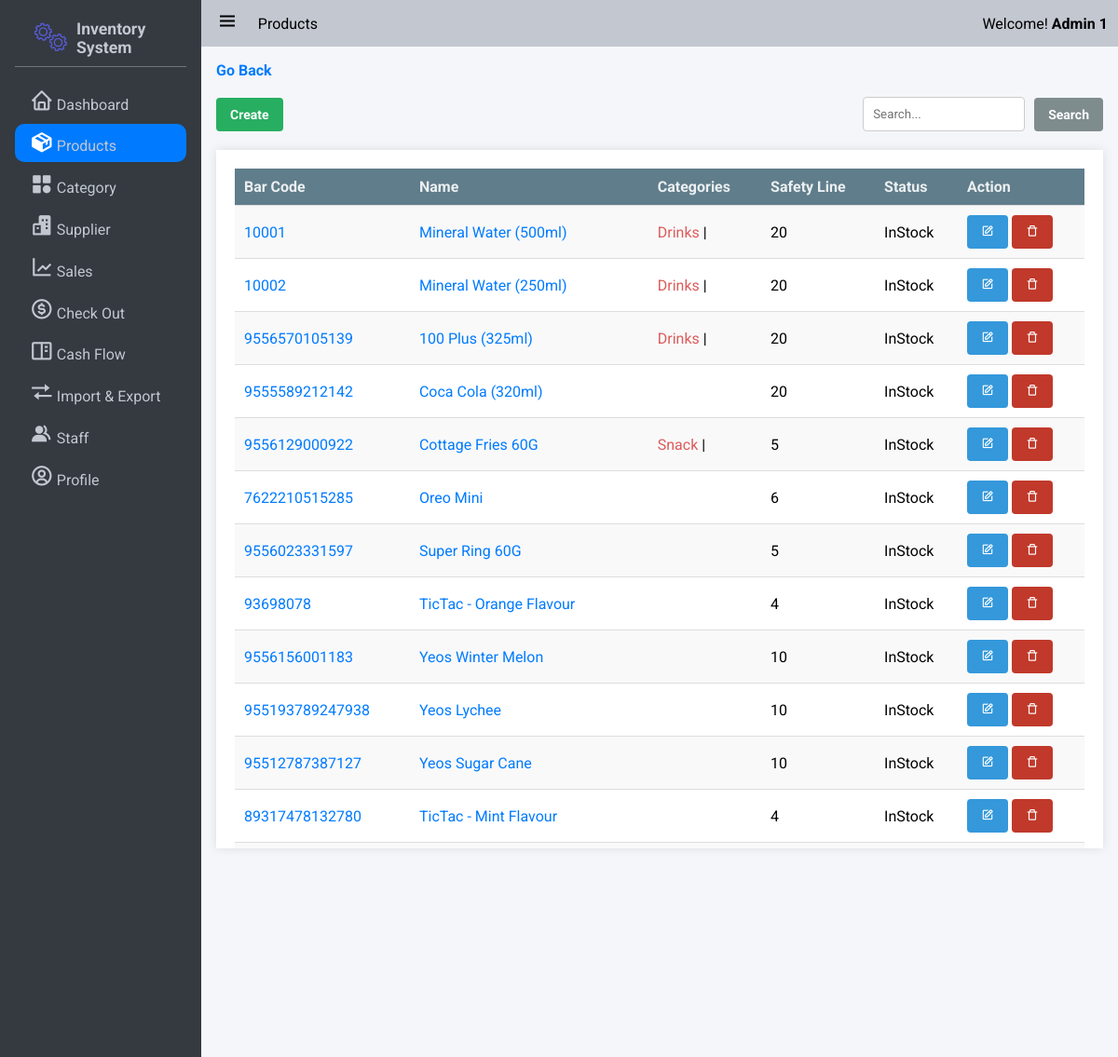
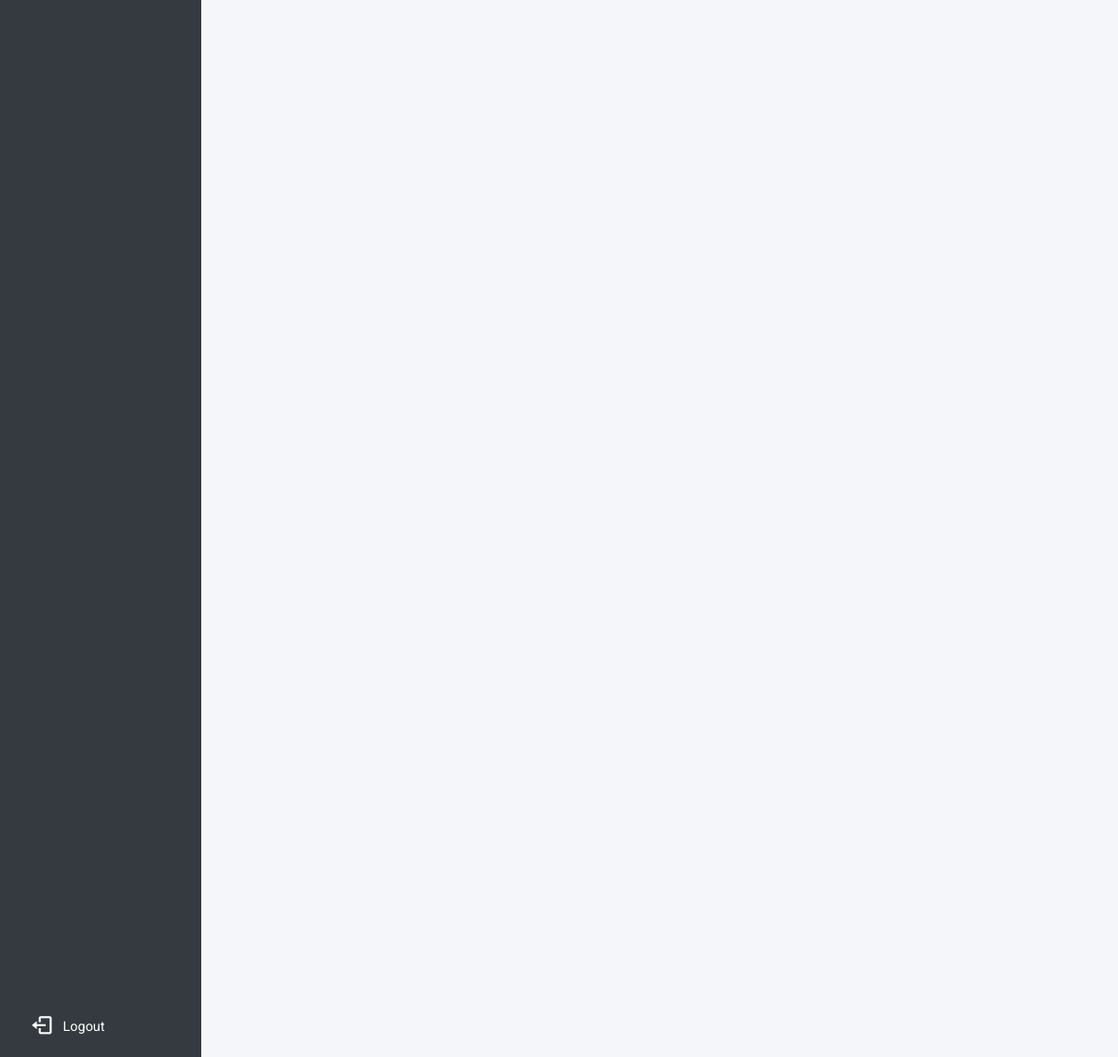
/products/ (signed in), run on the app's committed database (2 pictures, top to bottom).
### app/models/user.py (models this page shows, shortened)
class Role(db.Model):
    __tablename__ = 'roles'
    id = db.Column(db.Integer(), primary_key=True)
    name = db.Column(db.String(50), unique=True)

class User(UserMixin,db.Model):
    __tablename__ = 'users'
    id = db.Column(db.Integer, primary_key=True)
    StaffID = db.Column(db.String,unique = True)
    First_Name = db.Column(db.String(100, collation='NOCASE'), nullable=False, server_default='')
    Last_Name = db.Column(db.String(100, collation='NOCASE'), nullable=False, server_default='')
    Email = db.Column(db.String(50), unique=True, nullable=False)
    Password = db.Column(db.String(80), nullable=False)
    pins = db.Column(db.Integer)
    roles = db.relationship('Role', secondary='user_roles')
    active = db.Column('is_active', db.Boolean(), nullable=False, server_default='1')
    Email_Confirmed_At = db.Column(db.DateTime())
    Last_Login = db.Column(db.DateTime())

### app/models/product.py (models this page shows, shortened)
class Product(db.Model):
    id = db.Column(db.Integer, nullable=False, primary_key=True)
    BarCode = db.Column(db.String,nullable=False)
    Name = db.Column(db.String, nullable=False)
    Safety_quantity = db.Column(db.Integer,nullable=False)
    Status = db.Column(db.String, nullable=False) # "NotAvailable","OutOfStock","InStock"
    Inventories = db.relationship('Inventory',backref='product',lazy=True)  # Improved loading
    Categories = db.relationship('Category',secondary=product_category, backref=db.backref('products', lazy=True), lazy='subquery')

### app/models/category.py (models this page shows, shortened)
class Category(db.Model):
    id = db.Column(db.Integer, nullable=False, primary_key=True)
    Name = db.Column(db.String, nullable=False)

### app/product/product_routers.py (the view)
@bp.route('/',methods=["GET"])
@login_required
def index():
    update_qty_on_expiry()
    page = request.args.get('page', 1, type=int)
    per_page = request.args.get('per_page', 10, type=int)
    query = request.args.get('query','')
    form = CreateProductForm()
    categories = Category.query.all()
    if query:
        products = Product.query.filter(
            db.or_(Product.BarCode.ilike(f'%{query}%'), Product.Name.ilike(f'%{query}%'))
        ).paginate(per_page=per_page, page=page, error_out=True)
    else:
        products = Product.query.all()
    categories = Category.query.all()
    return render_template('product/product.html', products=products,categories=categories,form=form)

### app/product/product_routers.py
class CreateProductForm(FlaskForm):
    name = StringField('Name', validators=[InputRequired()])
    barcode = StringField('BarCode', validators=[InputRequired()])
    safety_quantity_custom = BooleanField('Custom Set Line')
    safety_quantity = IntegerField('Safety Quantity', validators=[Optional()])
    status = SelectField('Status', choices=[('NotAvailable', 'Not Available'), ('OutOfStock', 'Out of Stock'), ('InStock', 'In Stock')], default='NotAvailable')
    categories = SelectMultipleField('Categories', choices=[], coerce=int)
    def __init__(self, *args, **kwargs):
        super(CreateProductForm, self).__init__(*args, **kwargs)
        self.categories.choices = [(category.id, category.Name) for category in Category.query.all()]

### app/__init__.py (called while the page is built, shortened)
def update_qty_on_expiry():
    inventories = Inventory.query.filter(Inventory.ExpiryDate <= date.today(),Inventory.Available_QTY>0).all()
    if not inventories:
        return

### app/auth.py (called while the page is built)
@login_manager.user_loader
def load_user(user_id):
    return User.query.get(int(user_id))

### app/templates/product/product.html (shortened to what this page needs)
{% extends 'base.html' %}
{% block nav_title %}
Products
{% endblock %}
{% block css_style %}
<link rel="stylesheet" href="{{url_for('static',filename='css/flex.css')}}">
<link rel="stylesheet" href="{{url_for('static',filename='css/grid.css')}}">
<link rel="stylesheet" href="{{url_for('static',filename='css/table.css')}}">
<link rel="stylesheet" href="{{url_for('static',filename='css/form.css')}}">
<link rel="stylesheet" href="{{url_for('static',filename='css/modal.css')}}">
<link rel="stylesheet" href="{{url_for('static',filename='css/button.css')}}">
{% endblock %}
{% block nav_inventory %}active{% endblock %}
{% block content %}
<a href="{{url_for('product.index')}}"><b>Go Back</b></a><br><br>
<div class="flex flex-between-center">
    <div class="">
        {% for role in current_user.roles if role.name == 'admin' %}
        <button class="button success" onclick="openModal()">Create</button>
        {% endfor %}
    </div>
    <div class="">
        <form action="{{url_for("product.search_product")}}" method="get" class="flex flex-start-center">
            <input type="text" id="" name="query" placeholder="Search..." style="margin: 0 10px 0 0;">
            <button class="button gray" type="submit">Search</button>
        </form>
    </div>
</div>
<div class="table-container " style="max-height:750px; overflow-y: scroll;">
    <table class="">
        <tr>
            <th>Bar Code</th>
            <th>Name</th>
            <th>Categories</th>
            <th>Safety Line </th>
            <th>Status </th>
            <th>Action</th>
        </tr>
        {% for product in products %}
        <tr>
            <td>
                <span><a href="{{url_for('product.get_product',id = product.id)}}">{{ product.BarCode}}</a></span>
            </td>
            <td>
                <span><a href="{{url_for('product.get_product',id = product.id)}}">{{ product.Name
                        }}</a></span>
            </td>
            <td>
                {{display_categories(product)}}
            </td>
            <td>
                <span>{{ product.Safety_quantity }}</span>
            </td>
            <td>
                <span>{{ product.Status }}</span>
            </td>
            <td>
                <button type="button" class="button info" id="edit" href="javascript:;"><i
                        class='bx bx-edit'></i></button>
                {% for role in current_user.roles if role.name == 'admin' %}
                <form method="GET" action="{{ url_for('product.delete_product', id=product.id) }}"
                    style="display: inline-block;">
                    <button id="delete" class="button error" type="submit"
                        onclick="return confirm('Are you sure you want to delete this item? Product will be deleted along with the inventories! ')"><i
                            class='bx bx-trash-alt'></i></button>
                </form>
                {% endfor %}
            </td>
        </tr>
        {% endfor %}
</table>
</div>
{% endblock %}
{% macro display_categories(product) %}
<span>
    {% for category in product.Categories %}
    <a href="{{url_for('product.products_by_category',category_name = category.Name)}}"
        style="text-decoration: none; color: #dd5b5b">
        {{ category.Name }}
    </a>
    |
    {% endfor %}
</span>
{% endmacro %}

### app/templates/base.html (shortened to what this page needs)
<!DOCTYPE html>
<html lang="en">
<head>
    <link rel="stylesheet" href="{{url_for('static',filename='css/button.css')}}">
    <link rel="stylesheet" href="{{url_for('static',filename='css/style.css')}}">
    <link rel="stylesheet" href="{{url_for('static',filename='css/responsive.css')}}">
    <link rel="stylesheet" href="{{url_for('static',filename='css/cards.css')}}">
    <link rel="stylesheet" href="{{url_for('static',filename='css/preloader.css')}}">
    <link href='https://unpkg.com/boxicons@2.1.4/css/boxicons.min.css' rel='stylesheet'>
    {% block css_style %}
    {% endblock %}
</head>
<body>
    <div class="wrapper">
        <aside class="opened" id="aside">
            <div class="sidebar">
                <div class="brand-items">
                    <div class="brand-logo">
                        <img src="{{url_for('static',filename='/img/gear-loader.gif')}}" alt="" class="brand-img">
                        <h3>Inventory System</h3>
                    </div>
                </div>
                <div class="menu-bar">
                    <div class="menu">
                        <ul class="menu-links">
                            <li class="menu-link {% block nav_dashboard %}{% endblock %}"><i class='nav-icon bx bx-home'></i><a href="{{ url_for('dashboard') }}">Dashboard</a></li>
                            <li class="menu-link {% block nav_inventory %}{% endblock %}"><i class='nav-icon bx bxs-package'></i><a href="{{ url_for('product.index') }}">Products</a></li>
                            <li class="menu-link {% block nav_category %}{% endblock %}"><i class='nav-icon bx bxs-category' ></i><a href="{{ url_for('category.index') }}">Category</a></li>
                            <li class="menu-link {% block nav_supplier %}{% endblock %}"><i class='nav-icon bx bxs-buildings' ></i><a href="{{ url_for('supplier.index') }}">Supplier</a></li>
                            <li class="menu-link {% block nav_report %}{% endblock %}"><i class='nav-icon bx bx-line-chart' ></i><a href="{{ url_for('sale.sales_index') }}">Sales</a></li>
                            <li class="menu-link {% block nav_checkout %}{% endblock %}"><i class='nav-icon bx bx-dollar-circle' ></i><a href="{{ url_for('sale.show_checkout_page') }}">Check Out</a></li>
                            <li class="menu-link {% block nav_cashflow %}{% endblock %}"><i class='nav-icon bx bx-book-content'></i><a href="{{url_for('cashflow.index')}}">Cash Flow</a></li>
                            <li class="menu-link {% block nav_ImExport %}{% endblock %}"><i class='nav-icon bx bx-transfer'></i><a href="{{url_for('main.imexport_overview')}}">Import & Export</a></li>
                            {% for role in current_user.roles if role.name == 'admin' %}
                                <li class="menu-link {% block nav_staff %}{% endblock %}"><i class='nav-icon bx bxs-group' ></i><a href="{{ url_for('user.index') }}">Staff</a></li>
                            {% endfor %}
                            <li class="menu-link {% block nav_profile %}{% endblock %}"><i class='nav-icon bx bx-user-circle'></i><a href="{{url_for('user.get_staff',id=current_user.id)}}">Profile</a></li>
                        </ul>
                    </div>
                    <div class="bottom-content logout">
                        <div class="flex" style="color: #fff !important;">
                            <i class='bx bx-log-out'></i><a style="color: #fff !important;" href="{{url_for('auth.logout')}}" onclick="return confirm('Log out immediately?')">Logout</a>
                        </div>
                    </div>
                </div>
            </div>
        </aside>
       <div class="main">
            <header class="main-header">
                <div class="left-nav">
                    <div class="menu-burger">
                        <i class='bx bx-menu '></i>
                    </div>
                    <p>{% block nav_title %}{% endblock %}</p>
                </div>
                <div class="right-nav flex flex-center-center">
                    <span>Welcome! <b>{{current_user.Last_Name + ' ' + current_user.First_Name}}</b></span>
                </div>
            </header>
            <div class="main-container">
                    {% block content %} {% endblock %}
            </div>
        </div>
    </div>
    </body>
    </html>

### app/static/css/button.css (style rules this page uses)
:root { --primary-color: #3498db; --secondary-color: #2ecc71; --accent-color: #e74c3c; --background-color: #ecf0f1; --link-color: #2980b9; --border-color: #bdc3c7; --success-color: #27ae60; --warning-color: #f39c12; --error-color: #c0392b; --info-color: #3498db; --dark-color: #34495e; --light-color: #ecf0f1; --gray-color: #7f8c8d; --purple-color: #9b59b6; --pink-color: #e91e63; --teal-color: #009688; --orange-color: #e67e22; --brown-color: #795548; --cyan-color: #00bcd4; --indigo-color: #3f51b5; --lime-color: #cddc39; --amber-color: #ffc107; --deep-purple-color: #673ab7; --deep-orange-color: #ff5722; --light-green-color: #8bc34a; --blue-gray-color: #607d8b; --yellow-color: #ffeb3b; }
.button { display: inline-block; padding: 10px 15px; font-size: 14px; font-weight: bold; text-align: center; text-decoration: none; color: #fff; border: none; border-radius: 4px; cursor: pointer; transition: background-color 0.3s ease; }
.success { background-color: var(--success-color); color: #fff; }
.error { background-color: var(--error-color); color: #fff; }
.info { background-color: var(--info-color); color: #fff; }
.gray { background-color: var(--gray-color); color: #fff; }

### app/static/css/style.css (style rules this page uses)
:root { --text-color:#212529; --text-color-grey:#c2c7d0; --text-color-dark-grey:#898989; --main-color:#007bff; --main-color-hover:#228dff; --white-color:#fff; --bg-color-dark:#343a40; --bg-color-second-light:#dee2e6; --bg-color-light:#f4f6f9; --toggle-color:#ddd; --red-color:#dc3545; --dark-yellow-color:#ffc107; --yellow-color:#ffc107; --sidebar-width:18%; }
* { font-family: 'Roboto', sans-serif; margin: 0; padding: 0; box-sizing: border-box; scrollbar-width: none; }
a { text-decoration: none; color: var(--main-color); }
ul,li { list-style: none; }
img { width: 100%; object-fit: cover; }
body { background-image: url('../img/login_background.jpg'); width: 100%; height: 100%; }
.wrapper { height: 100vh; width: 100vw; display: flex; overflow: hidden; }
input { padding: 10px; box-sizing: border-box; border: 1px solid #ccc; border-radius: 4px; }
aside { position: relative; width: 15px; height: 100vh; background: var(--bg-color-dark); transition: margin-left .3s ease-in-out .3s ease-in-out; overflow-x: hidden; overflow-y: hidden; z-index: 999; color: var(--text-color-grey); transition:width 0.3s linear; }
aside.opened { width: var(--sidebar-width); }
.sidebar { padding: 0.625rem 1rem; height: 100%; }
.sidebar li { margin-bottom: .2rem; padding: .5rem 1rem; align-items: flex-end; display: flex; border-radius: 10px; }
.brand-items { display: flex; align-items: center; justify-content: space-between; padding: 0.5rem 1rem; border-bottom: rgba(255, 255, 255, 0.3) 1px solid ; }
.brand-items img { width: 50px; object-fit: cover; padding: 0 5px 0 0; }
.brand-logo { display: flex; align-items: center; }
.brand-logo h3 { font-size: 1.1rem; }
.menu-bar { height: calc(100% - 4rem); display: flex; flex-direction: column; justify-content: space-between; }
.menu-links { margin-top: 1rem; }
.menu-link.active { background: var(--main-color); color: var(--white-color); transition: .05s ease-in-out .03s; }
.menu-link .nav-icon { text-align: center; margin-right: .2rem; font-size: 1.6rem; width: 1.6rem; }
.menu-link a { color: var(--text-color-grey); }
.bottom-content { display: flex; align-items: center; justify-content: space-between; flex-wrap: nowrap; padding: .2em 1em; font-size: 0.9rem; }
.bottom-content i { font-size: 1.6rem; margin-right: 10px; }
.bottom-content div { display: flex; align-items: center; }
.main { width: calc(100% - var(--sidebar-width)); height: 100%; background: var(--bg-color-light); transition: width .3s ease-in; }
.main-header { position: relative; padding: .7rem .7rem; display: flex; justify-content: space-between; background: var(--text-color-grey); }
.left-nav { display: flex; align-items: center; }
.menu-burger { font-size: 1.8rem; }
.left-nav .menu-burger { padding: 0 0.3rem; margin-right: 1rem; font-size: 1.5rem; cursor: pointer; }
.main-container { padding: 1rem 1rem 4rem 1rem; overflow: scroll; height: 100%; }

### app/static/css/flex.css (style rules this page uses)
.flex { display: flex; }
.flex-start-center { justify-content: flex-start; align-items: center; }
.flex-center-center { justify-content: center; align-items: center; }
.flex-between-center { justify-content: space-between; align-items: center; }

### app/templates/base.html (style rules this page uses)
.logout { padding: .5rem 1rem }

### data on the page
User: Last_Name+First_Name "Admin 1"
Product: BarCode "10001", Name "Mineral Water (500ml)", Safety_quantity "20", Status "InStock"
Category: Name "Drinks"
Product: BarCode "10002", Name "Mineral Water (250ml)", Safety_quantity "20", Status "InStock"
Product: BarCode "9556570105139", Name "100 Plus (325ml)", Safety_quantity "20", Status "InStock"
Product: BarCode "9555589212142", Name "Coca Cola (320ml)", Safety_quantity "20", Status "InStock"
Product: BarCode "9556129000922", Name "Cottage Fries 60G", Safety_quantity "5", Status "InStock"
Category: Name "Snack"
Product: BarCode "7622210515285", Name "Oreo Mini", Safety_quantity "6", Status "InStock"
Product: BarCode "9556023331597", Name "Super Ring 60G", Safety_quantity "5", Status "InStock"
Product: BarCode "93698078", Name "TicTac - Orange Flavour", Safety_quantity "4", Status "InStock"
Product: BarCode "9556156001183", Name "Yeos Winter Melon", Safety_quantity "10", Status "InStock"
Product: BarCode "955193789247938", Name "Yeos Lychee", Safety_quantity "10", Status "InStock"
Product: BarCode "95512787387127", Name "Yeos Sugar Cane", Safety_quantity "10", Status "InStock"
Product: BarCode "89317478132780", Name "TicTac - Mint Flavour", Safety_quantity "4", Status "InStock"
